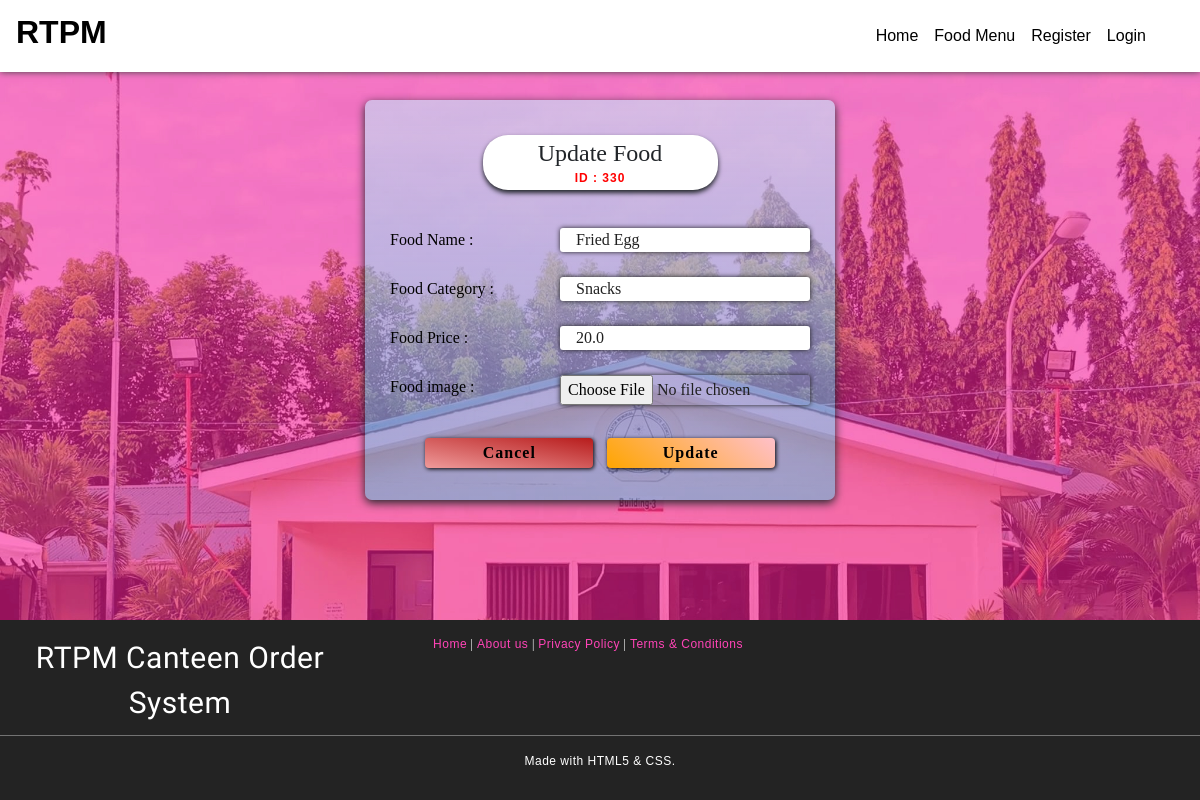
The page /getfood/33 on the database its author committed.
### foodapp/models.py (models this page shows)
class Food(models.Model):
	FoodId    = models.AutoField(primary_key=True)
	FoodName  = models.CharField(max_length=30)
	FoodCat   = models.CharField(max_length=30)
	FoodPrice = models.FloatField(max_length=15)
	FoodImage = models.ImageField(upload_to='media',default='')
	class Meta:
		db_table = "FP_Food"

### foodapp/views.py (the view)
# urls.py: path('getfood/<int:FoodId>',views.getfood),
def getfood(request,FoodId):
	foods = Food.objects.get(FoodId=FoodId)
	return render(request,'updatefood.html',{'f':foods})

### Templates/foodapp/updatefood.html (shortened to what this page needs)
<!DOCTYPE html>
<html lang="en" dir="ltr">
  <head>
	{% load static %}
    <link rel="stylesheet" type="text/css" href="{% static 'css/imperial_style.css' %}" />
    <link rel="stylesheet" type="text/css" href="{% static 'css/master.css' %}" />
    <link rel="stylesheet" href="https://use.fontawesome.com/releases/v5.7.2/css/all.css">
    <link rel="stylesheet" href="https://use.fontawesome.com/releases/v5.3.1/css/all.css">
<link rel="stylesheet" href="https://stackpath.bootstrapcdn.com/bootstrap/4.4.1/css/bootstrap.min.css">
  </head>
    <nav class="navbar navbar-expand-lg navbar-light" style="position: fixed;width:100%;background-image: linear-gradient(180deg,#FFF,#FFF);box-shadow: 0px 0px 7px 0px #404040;">
      <a class="navbar-brand" href="/"><h2 style="color:black;font-family:sans-serif;font-weight:bolder;"><b>RTPM</b></h2></a>
      <div class="collapse navbar-collapse" id="navbarSupportedContent">
        <ul class="navbar-nav" style="margin-left:auto!important;margin-right:30px;">
          <li class="nav-item active">
            <a class="nav-link" id="nav-link" href="home">Home <span class="sr-only">(current)</span></a>
          </li>
          <li class="nav-item active">
            <a class="nav-link" id="nav-link" href=" /allfood">Food Menu <span class="sr-only">(current)</span></a>
          </li>
          {% if request.session.CustId is None and request.session.AdminId is None %}
          <li class="nav-item active">
            <a class="nav-link" id="nav-link" href=" /addcustomer">Register <span class="sr-only">(current)</span></a>
          </li>
          {% endif %}
          {% if request.session.CustId is None and request.session.AdminId is None %}
          <li class="nav-item active">
            <a class="nav-link" id="nav-link" href=" /login">Login <span class="sr-only">(current)</span></a>
          </li>
          {% endif %}
        </ul>
      </div>
    </nav>
      <main>
        <center><div class="middle-admin-reg">
          <center ><legend style="margin-top:25px;box-shadow:0px 3px 5px;width:50%;background:white;border-radius:25px;font-family: 'Courgette', cursive;">Update Food<h5 style="font-size:50%;color:RED;padding-bottom:5px;letter-spacing:1px;"><b>ID : {{f.FoodId}}0</b></h5></legend></center>
          <div class="form-container">
            <form class="myform-container" enctype="multipart/form-data" action="/editfood/{{f.FoodId}}" method="post">{% csrf_token %}
            <span class="entry-box">Food Name : <input type="text" name="FoodName" value="{{f.FoodName}}"></span>
            <span class="entry-box">Food Category : <input type="text" name="FoodCat" value="{{f.FoodCat}}" required></span>
            <span class="entry-box">Food Price : <input type="tel" name="FoodPrice" maxlength="6"  value="{{f.FoodPrice}}" required></span>
            <span class="entry-box">Food image : <input type="file" class="valid" name="FoodImage" style="padding-left:0px" required/></span>
            <center><br/><button type="reset"class="butn" style="margin-top:10px;background-image: linear-gradient(190deg, rgba(183,28,28 ,1), rgba(239,154,154 ,1));" name="button">Cancel</button>
            &nbsp;&nbsp;<button type="submit"class="butn" style="margin-top:10px;"  name="button">Update</button>
              </center>
            </form>
          </div>
        </div></center>
      </main>
      <footer>
        <div class="foot-con">
          <div class="fo-cont-1">
              RTPM Canteen Order System
          </div>
          <div class="fo-cont-2">
            <a class="ext-link" href="#">Home</a> |
              <a class="ext-link" href="#">About us</a> |
                <a class="ext-link" href="#">Privacy Policy</a> |
                  <a class="ext-link" href="#">Terms & Conditions</a>
          </div>
        </div><hr style="background-color: grey;margin-top:0px;"/>Made with HTML5 & CSS.<br />
      </footer>
  </body>
</html>

### foodapp/static/css/imperial_style.css (style rules this page uses)
* { margin: 0; padding: 0; font-family: sans-serif; box-sizing: border-box; text-decoration: none; }
a { color: red; }
#nav-link { font-family: sans-serif; font-weight: 400; color:black; }
footer { margin-top: 10px; padding-top: 15px; padding-bottom: 30px; background-color: #232323; color: white; font-family: sans-serif; font-size:12px; font-weight: normal; letter-spacing: 0.5px; text-align: center; flex-shrink: 0; }
.foot-con { width: 100%; height: 100px; overflow: hidden; }
.fo-cont-1 { width:30%; float: left; text-align: center; font-size: 30px; font-weight: normal; color: ; font-family: 'Bevan', cursive; overflow: hidden; }
.fo-cont-2 { width:38%; float: left; font-size: 12px; text-align: center; font-weight: normal; color: ; font-family: 'Ultra', serif; overflow: hidden; }

### foodapp/static/css/master.css (style rules this page uses)
* { margin: 0; padding: 0; font-family: sans-serif; box-sizing: border-box; text-decoration: none; }
.middle-admin-reg { margin-top: 50px; margin-bottom: 50px; border-radius: 7px; background-image: linear-gradient(180deg, #c0ecfd91, #07f8ff5c); width: 470px; height: 400px; overflow: hidden; position: ; box-shadow:0px 3px 10px; padding-top: 10px; }
.form-container { padding-top: 10px; padding-bottom: 10px; align-items: center; padding-left: 25px; padding-right: 25px; border-radius: 5px; }
.entry-box { color: black; display: block; padding: 5px 0 5px 0; margin-top: 15px; font-family: sans-serif; font-family: 'Sriracha', cursive; text-align: left; }
.entry-box input { float: right; width: 250px; outline: none; color: rgba(33,33,33 ,1); border: none; border-radius: 3px; box-shadow: 0.1px 0.1px 5px; padding: 0 16px 0 16px; }
.butn { margin-top: 25px; border: none;outline: none; font-family: sans-serif; font-weight: bold; width: 40%; font-size: 100%; height: 30px; background-image: linear-gradient(40deg,orange, pink);; padding-left: 10px; padding-right: 10px; border-radius: 4px; box-shadow: 1px 1px 4px; letter-spacing: 1px; font-family: 'Sriracha', cursive; }
main { margin-top: 50px; flex: 1 0 auto; }
footer { margin-top: 10px; padding-top: 15px; padding-bottom: 30px; background-color: #232323; color: white; font-family: sans-serif; font-size:12px; font-weight: normal; letter-spacing: 0.5px; text-align: center; flex-shrink: 0; }
.ext-link { color: rgb(255, 68, 183); }
.foot-con { width: 100%; height: 100px; overflow: hidden; }
.fo-cont-1 { width:30%; float: left; text-align: center; font-size: 30px; font-weight: normal; color: ; font-family: 'Bevan', cursive; overflow: hidden; }
.fo-cont-2 { width:38%; float: left; font-size: 12px; text-align: center; font-weight: normal; color: ; font-family: 'Ultra', serif; overflow: hidden; }

### rows shown on the page
Food: FoodId "33", FoodName "Fried Egg", FoodCat "Snacks", FoodPrice "20.0"
